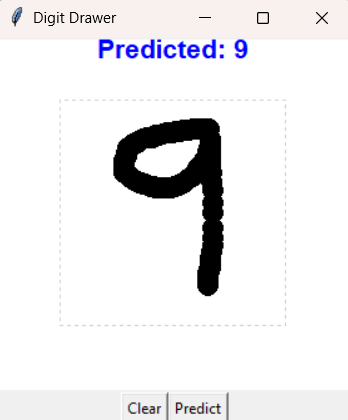
#> input picture assets/digitNN.png, 348 x 420 px
$ python -i data.py   (imports and definitions only)
#> lines starting #> are read from the running program, lines starting #| are printed output that depends on the picture
#> further down, picture is the input picture: PIL image 348x420 RGBA; mean R, G, B, A 236.7, 236, 237.7, 255
from pathlib import Path
import math
from PIL import Image, ImageOps, ImageFilter
import numpy as np


MNIST_PATH = Path(__file__).resolve().parents[1] / "data" / "mnist.npz"


# [12 lines left out: function load_mnist, not called in this run]


def preprocess_digit(image):
    # Crop bright ink on a black background.
    ink = ImageOps.invert(image.convert("L"))
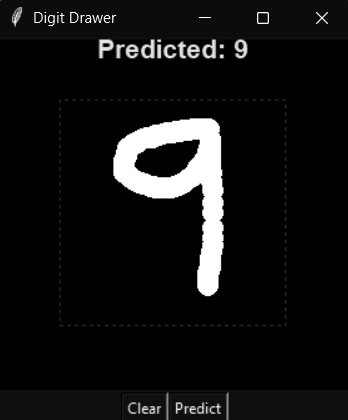
#> ink: PIL image 348x420 L; min 0, max 255, mean 18.6
    bounds = ink.getbbox()
#> bounds = (0, 0, 348, 420)
    if bounds is None:
        return None

    # Fit inside 20x20 without stretching the digit.
    digit = ink.crop(bounds)
    scale = 20 / max(digit.size)
#> scale = 0.0476
    size = tuple(max(1, round(dimension * scale)) for dimension in digit.size)
#> size = (17, 20)
    digit = digit.resize(size, Image.Resampling.LANCZOS)
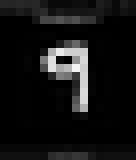
#> digit: PIL image 17x20 L (shown 8 times larger); min 0, max 245, mean 19.9

    # Compute the center of mass using grayscale intensity as weight.
    pixels = np.asarray(digit, dtype=np.float64)
    total_ink = pixels.sum()
#> total_ink = 6755
    if total_ink == 0:
        return None
    rows, columns = np.indices(pixels.shape)
    center_x = (columns * pixels).sum() / total_ink
#> center_x = 8.15
    center_y = (rows * pixels).sum() / total_ink
#> center_y = 7.78

    # Move that center toward (14, 14) using whole-pixel translation.
    processed_image = Image.new("L", (28, 28), 0)
#> processed_image: PIL image 28x28 L; every value is 0
    position = (round(14 - center_x), round(14 - center_y))
#> position = (6, 6)
    # Ink shifted beyond the fixed 28x28 boundary is clipped.
    processed_image.paste(digit, position)
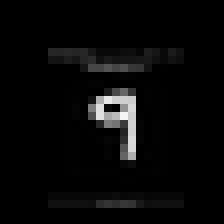
#> processed_image: PIL image 28x28 L (shown 8 times larger); min 0, max 245, mean 8.6
    return np.asarray(processed_image, dtype=np.float32) / 255.0


# [78 lines left out: function augment_batch, not called in this run]

>>> from PIL import Image
>>> picture = Image.open('../assets/digitNN.png')
>>> result = preprocess_digit(picture)

$ run again, on assets/digit_drawer.png
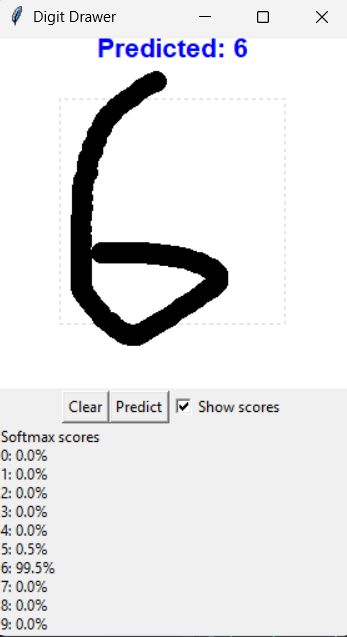
#> input picture assets/digit_drawer.png, 347 x 637 px
#> picture is the input picture: PIL image 347x637 RGBA; mean R, G, B, A 230.4, 230.4, 231.7, 255
#> in preprocess_digit, `ink = ImageOps.invert(image.convert("L"))`:
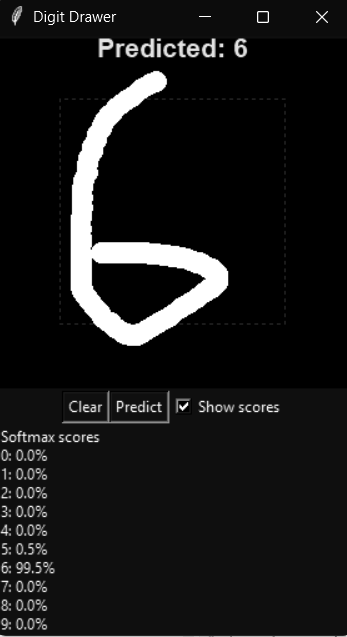
#> ink: PIL image 347x637 L; min 0, max 255, mean 24.5
#> bounds = (0, 0, 347, 637)
#> total_ink = 5712
#> center_x = 3.84
#> center_y = 9.17
#> position = (10, 5)
#> in preprocess_digit, `processed_image.paste(digit, position)`:
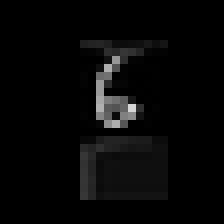
#> processed_image: PIL image 28x28 L (shown 8 times larger); min 0, max 214, mean 7.3
